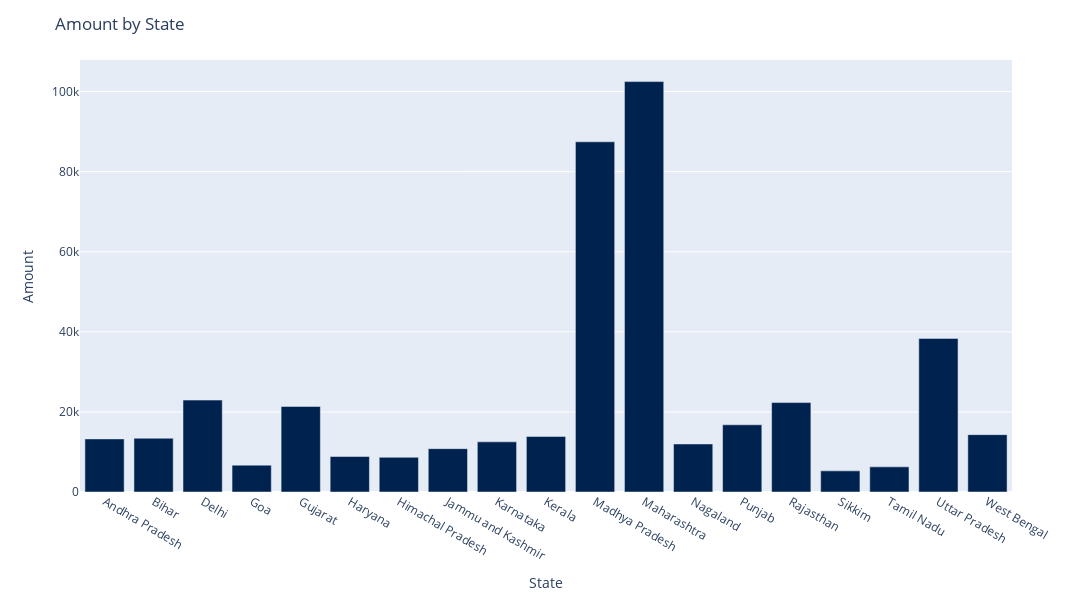

This figure's notebook cell:
### Code cell
fig = px.bar(data_frame=amount_by_state, x='State', y='Amount', color_discrete_sequence=px.colors.sequential.Cividis)
fig.update_layout(title='Amount by State', autosize=False, height=600, width=1100)
fig.show()

### Figure 1 — Plotly figure (JSON) as saved in the notebook; plotly's stock layout.template omitted (floating-point values rounded to 4 significant figures)
{"data": [{"alignmentgroup": "True", "hovertemplate": "State=%{x}<br>Amount=%{y}<extra></extra>", "legendgroup": "", "marker": {"color": "#00224e", "pattern": {"shape": ""}}, "name": "", "offsetgroup": "", "orientation": "v", "showlegend": false, "textposition": "auto", "type": "bar", "x": ["Andhra Pradesh", "Bihar", "Delhi", "Goa", "Gujarat", "Haryana", "Himachal Pradesh", "Jammu and Kashmir", "Karnataka", "Kerala ", "Madhya Pradesh", "Maharashtra", "Nagaland", "Punjab", "Rajasthan", "Sikkim", "Tamil Nadu", "Uttar Pradesh", "West Bengal"], "xaxis": "x", "y": [13256, 13417, 22957, 6705, 21371, 8863, 8666, 10829, 12520, 13871, 87463, 102498, 11993, 16786, 22334, 5276, 6276, 38362, 14328], "yaxis": "y"}], "layout": {"autosize": false, "barmode": "relative", "height": 600, "legend": {"tracegroupgap": 0}, "margin": {"t": 60}, "title": {"text": "Amount by State"}, "width": 1100, "xaxis": {"anchor": "y", "domain": [0, 1], "title": {"text": "State"}}, "yaxis": {"anchor": "x", "domain": [0, 1], "title": {"text": "Amount"}}}}
